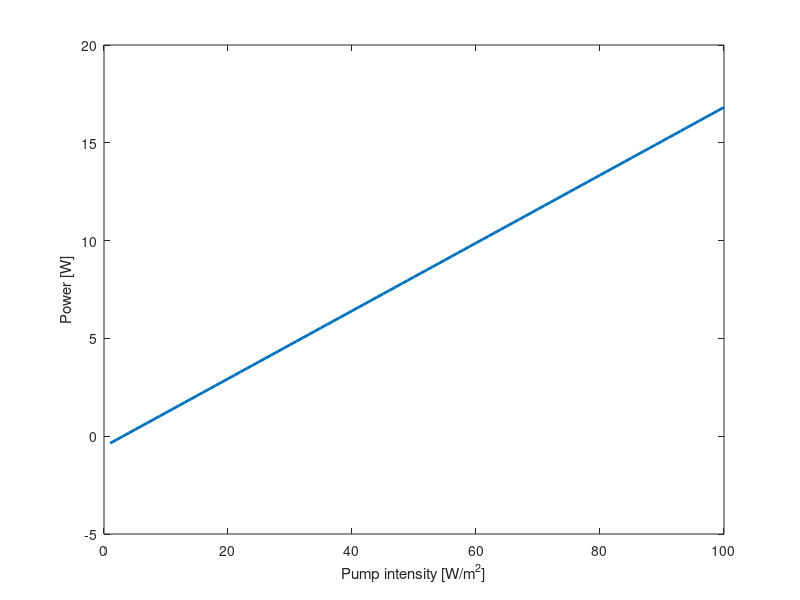

Write the MATLAB code that produced this figure.
function fotonflodeLaser()
    % Indata Nd:YAG
    l0   = 1.064e-6; % Nd:YAG våglängd
    dv   = 150e9;    % bandbredd
    s0   = 3e-23;    % transitions area
    t_sp = 230e-6;   % spontan livslängd
    Na   = 5e25;     % Nd:YAG tillstånd / m^3
    
    % Indata pump
    Ipump = 1: 100;  % pump intensitet
    lp    = 805e-9;  % pump vådlängd
    sp    = 6e-19;   % transitions area
    
    % indata resonator
    n  = 1.82; % brytningsindex
    d  = 0.01; % avstånd mellan speglar i resonator
    R1 = 1;    % reflektans spegel 1
    R2 = 0.95; % reflektans spegel 2
    
    % fysikaliska konstanter
    c0 = 3e8;       % ljusets hastighet i vakum
    h  = 6.626e-34; % Planck's konstant
    
    % ar - "loss coefficient for resonator"
    ar = 1 / 2 / d * log(1 / R2);
    
    % tp - "photon lifetime"
    tp = 1 / (ar * c0 / n);
    
    % I loopen så skall ni beräkna fotonflödet från en resonator med lasring 
    % från en Nd:YAG kristall, för pump intensitet Ipump = 1 : 100
    F = zeros(size(Ipump));
    for Ip = Ipump
        % Fp - "Photon flux density" från pumpen
        Fp  = Ip * lp / (h * c0);
        
        % Wp - "Probability for stimulated emission"
        W = Fp * sp;
        
        % N0 - "Low-photon population"
        N0 = (t_sp * Na * W) / (1 + (t_sp * W));
        
        % g0 - "Maximum gain coefficient"
        g0 = N0 * s0;
        
        % ts - "Saturation time constant"
        ts = t_sp / (1 + (t_sp * W));
        
        % Fsi - "Saturation photon flux density"
        Fsi = 1 ./ (ts * s0);
        
        % F - "Photon flux density" från resonatorn
        Nt = ar / s0;
        F(Ip) = Fsi * ((N0 / Nt) - 1);
    end
    
    % I - Intensitet i resonatorn som funktion av "photon flux density"
    I = F .* h * (c0 / l0);
    
    % T -"Transimission mirror 2"
    T = 1 - R2; 
    
    % Iout - "Output intensity of the laser"
    Iout = (I .* T) ./ 2;
    
    % P - Uteffekt för en stråle med tvärsnittsdiameter på 1 mm
    P = Iout * pi * ((1e-3 / 2)^2);
    
    
    figure();
        plot(Ipump, P, 'linewidth', 2);
        ylabel('Power [W]');
        xlabel('Pump intensity [W/m^2]');
end